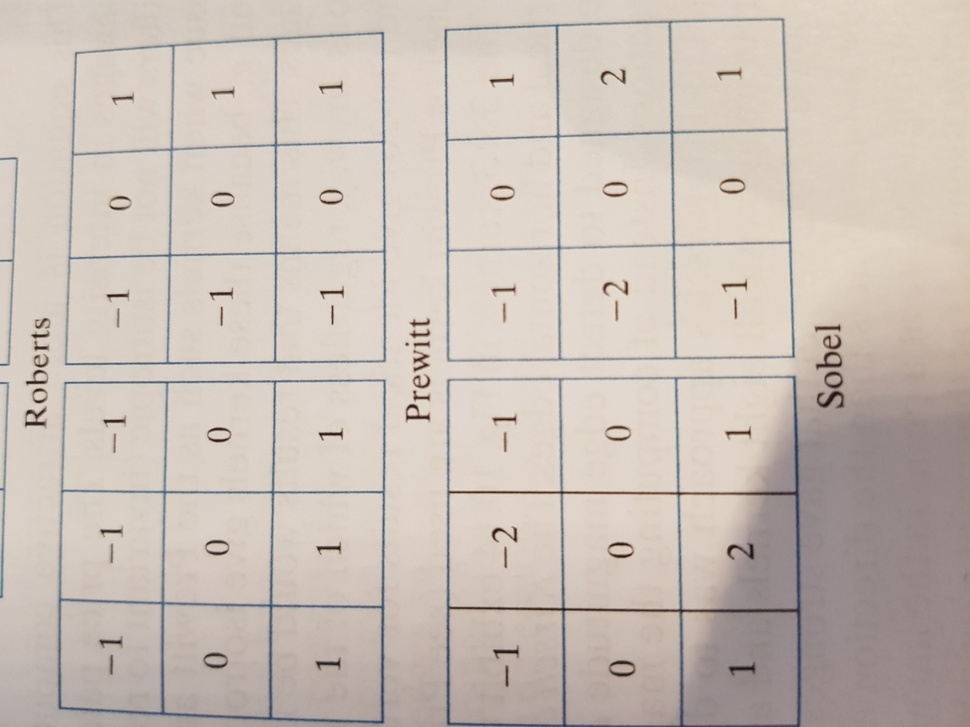
#> input picture mandatory-task-4/documentation/images/matrix.jpg, 970 x 727 px, shrunk from 4032 x 3024 before the run
$ python Smoothing.py ../mandatory-task-4/documentation/images/matrix.jpg out.png   (older library calls are emulated)
#> lines starting #> are read from the running program, lines starting #| are printed output that depends on the picture
import scipy
import numpy as np
import sys
import skimage
from skimage import io, util, color
from scipy import ndimage


"""
Some code in these functions is taken
from  itd33517_examples/lecture04_gaussian_alt.py
lavima on github
"""


# A function for converting top-left aligned coordinates to center aligned
def dist(i, j, flt_size):
    center = flt_size//2
    return (i-center, j-center)


# Applies gaussian_blure to image
def gaussian_blure():
    sigma = float(input('Sigma: '))
    flt_size = int(6*sigma)-1
    flt = np.ndarray((flt_size, flt_size), dtype=np.float)
    cnst = 1/(2*np.pi*sigma**2)
    # Loop through all the pixels of the mask
    for i in range(0, flt_size):
        for j in range(0, flt_size):
            # Find the center-aligned coordinates for the current pixel
            x, y = dist(i, j, flt_size)
            # Calculate the pixel value
            flt[i, j] = cnst * np.exp(-(x**2 + y**2)/(2*sigma**2))
    return flt


# Applies average_smoothing to image
def mean_blur():
    flt = np.ones((5, 5))
    for i in range(5):
        for j in range(5):
            flt[i, j] = flt[i, j]/25
    return flt


# Returns laplacian sharpening filter
def lpl_shrp():
    return np.asarray(([-1, -1, -1], [-1, 8, -1], [-1, -1, -1]))


def smth_opt(opt):
    return{
        1: gaussian_blure,
        2: mean_blur,
        3: lpl_shrp
    }.get(opt, gaussian_blure)


# Script start here
if len(sys.argv) < 3:
    print('No enough arguments')
    sys.exit()

opt = int(input('1.Gaussian\n2.Mean\n3.Laplacian\n:'))
#> the answer given: 1
smth_func = smth_opt(opt)
img = util.img_as_float(color.rgb2gray(io.imread(sys.argv[1])))
#> img: shape (727, 970) float64; min 0.0405, max 0.884, mean 0.756
flt = smth_func()
#> the answer given: 3

img = ndimage.convolve(img, flt, mode='nearest')
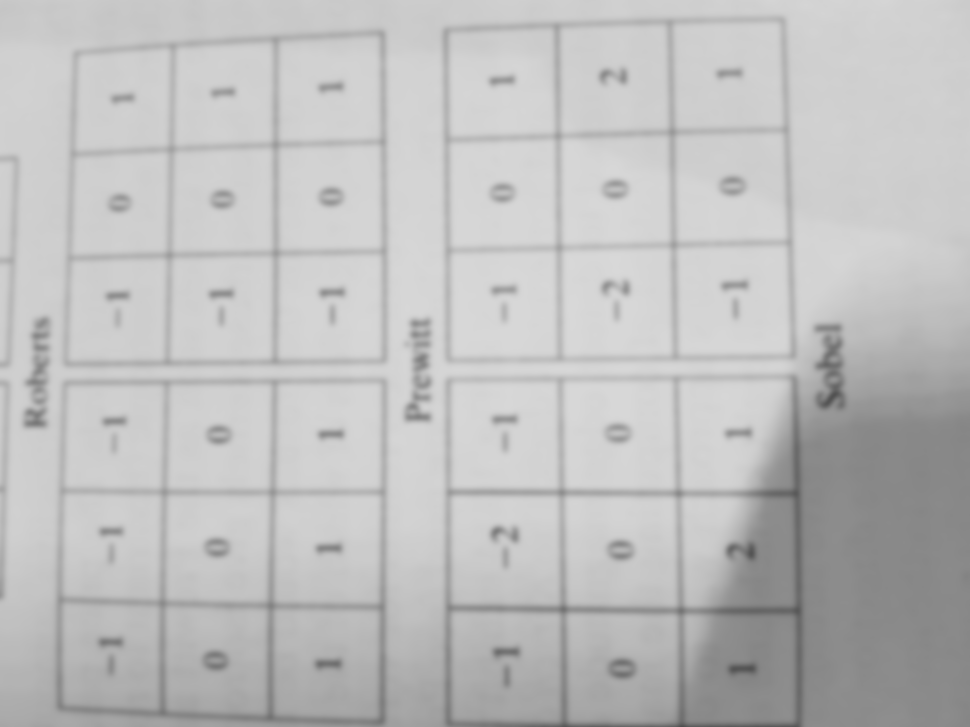
#> img: shape (727, 970) float64; min 0.312, max 0.849, mean 0.749
print(flt)
print(img)
#> (printed output is left out)
io.imsave(sys.argv[2], np.clip(img, 0, 1))


"""
By Sivert M. Skarning
"""
